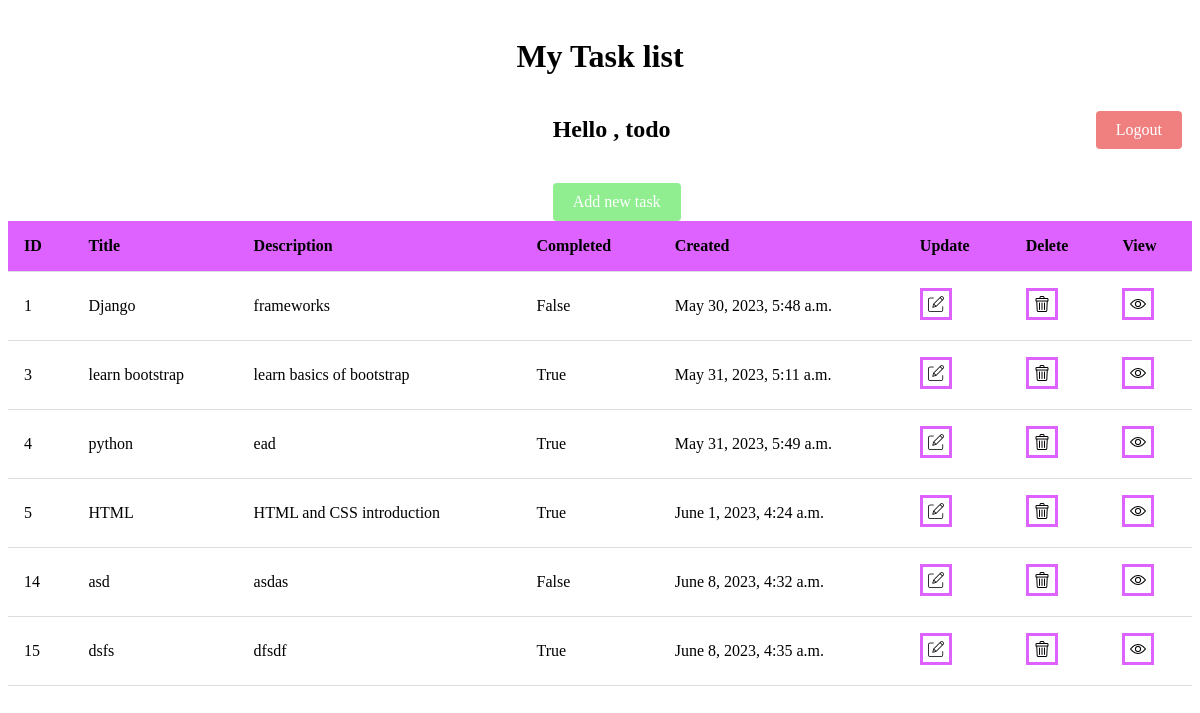
Page /Task/ (signed in) on the committed database.
### todos/models.py (models this page shows, shortened)
class task(models.Model):
    user=models.ForeignKey(User,on_delete=models.CASCADE,null=True,blank=True)
    title=models.CharField(max_length=150,null=True,blank=True)
    description=models.TextField(default='')
    completed=models.BooleanField(default=False)
    created=models.DateTimeField(auto_now_add=True)

### todos/views.py (the view)
# urls.py: path('Task/',TaskList.as_view(),name='Task'),
class TaskList(LoginRequiredMixin, ListView):
    model = task
    context_object_name = 'Task'
    template_name = 'list.html'
    def get_context_data(self, **kwargs):
        context = super().get_context_data(**kwargs)
        context['Task'] = context['Task'].filter(user=self.request.user)
        context['count'] = context['Task'].filter(completed=False).count()
        return context

### templates/list.html (shortened to what this page needs)
{% load static %}
<!DOCTYPE html>
<html lang="en">
<head>
    <link rel="stylesheet" href="{% static 'list_style.css' %}">
</head>
<body>
    <h1>My Task list</h1>
    <div class="header-bar">
        <div class="inner-header">
            <h2>Hello , {{user.username}}</h2>
        </div>
        {% if request.user.is_authenticated %}
        <a href="{%  url 'logout' %}" class="buttons">Logout</a>
        {% else %}
        <a href="{%  url 'login' %}">Login</a>
        {% endif %}
    </div>
    <div class="task-items-wrapper">
        <a href="{% url 'task-create' %}" class="button">Add new task</a>
        <table>
            <th>ID</th>
            <th>Title</th>
            <th>Description</th>
            <th>Completed</th>
            <th>Created</th>
            <th>Update</th>
            <th>Delete</th>
            <th>View</th>
            {% for tasks in Task %}
            <tr>
                <td>{{ tasks.id }}</td>
                <td>{{ tasks.title }}</td>
                <td>{{ tasks.description }}</td>
                <td>{{ tasks.completed }}</td>
                <td>{{ tasks.created }}</td>
                <td><a href="{% url 'task-update' tasks.id %}" class="fit-image1"></a></td>
                <td><a href="{% url 'task-delete' tasks.id %}" class="fit-image2"></a></td>
                <td><a href="{% url 'task-details' tasks.id %}" class="fit-image3"></a></td>
            </tr>
            {% empty %}
            <h3>This List is Empty!!</h3>
            {% endfor %}
        </table>
    </div>
</body>
</html>

### static/list_style.css (style rules this page uses)
.task-items-wrapper { margin-top: 20px; }
.header-bar { display: flex; justify-content: space-between; align-items: center; margin-bottom: 20px; }
h1 { text-align: center; margin-top: 5px; padding-top: 30px; }
.header-bar .inner-header { padding-left: 46%; }
a { text-decoration: none; color: black; }
.button { display: inline-block; padding: 10px 20px; margin-left: 46%; background-color: lightgreen; color: white; text-decoration: none; border-radius: 4px; transition: background-color 0.3s ease; }
.buttons { display: inline-block; padding: 10px 20px; margin-right: 10px; background-color: lightcoral; color: white; text-decoration: none; border-radius: 4px; transition: background-color 0.3s ease; }
table { width: 100%; border-collapse: collapse; }
th, td { padding: 16px; text-align: left; border-bottom: 1px solid #ddd; }
th { background-color: #dd62ff; }
.fit-image1 { border: 3px solid #dd62ff; padding: 5px; content: url(edit.png); }
.fit-image2 { border: 3px solid #dd62ff; padding: 5px; content: url(trash.png); }
.fit-image3 { border: 3px solid #dd62ff; padding: 5px; content: url(view.png); }

### rows in the picture
task: id "1", title "Django", description "frameworks", completed "False", created "May 30, 2023, 5:48 a.m."
task: id "3", title "learn bootstrap", description "learn basics of bootstrap", completed "True", created "May 31, 2023, 5:11 a.m."
task: id "4", title "python", description "ead", completed "True", created "May 31, 2023, 5:49 a.m."
task: id "5", title "HTML", description "HTML and CSS introduction", completed "True", created "June 1, 2023, 4:24 a.m."
task: id "14", title "asd", description "asdas", completed "False", created "June 8, 2023, 4:32 a.m."
task: id "15", title "dsfs", description "dfsdf", completed "True", created "June 8, 2023, 4:35 a.m."

### other values in the picture
{{ user.username }} "todo"
